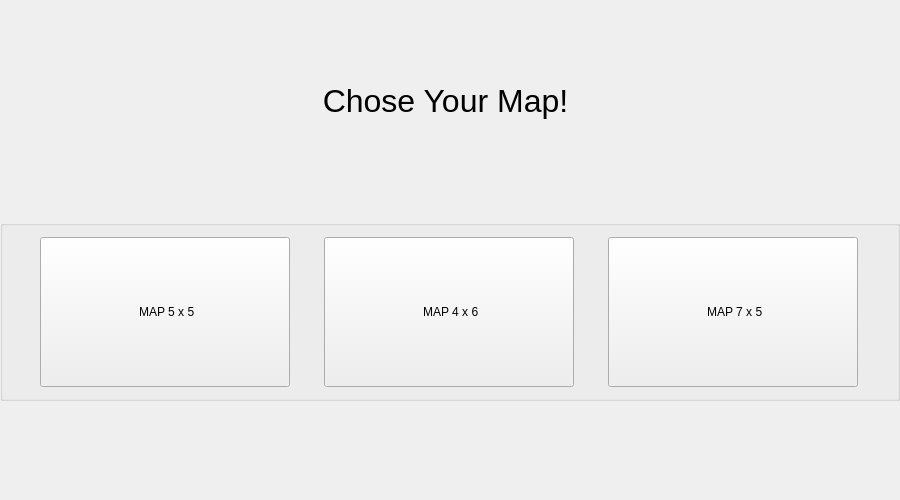
<?xml version="1.0" encoding="UTF-8"?>
<ui version="4.0">
 <class>MapSelectionDialog</class>
 <widget class="QDialog" name="MapSelectionDialog">
  <property name="geometry">
   <rect>
    <x>0</x>
    <y>0</y>
    <width>900</width>
    <height>500</height>
   </rect>
  </property>
  <property name="minimumSize">
   <size>
    <width>900</width>
    <height>500</height>
   </size>
  </property>
  <property name="maximumSize">
   <size>
    <width>900</width>
    <height>500</height>
   </size>
  </property>
  <property name="windowTitle">
   <string>Dialog</string>
  </property>
  <widget class="QGroupBox" name="groupBox">
   <property name="geometry">
    <rect>
     <x>0</x>
     <y>220</y>
     <width>900</width>
     <height>181</height>
    </rect>
   </property>
   <property name="minimumSize">
    <size>
     <width>900</width>
     <height>150</height>
    </size>
   </property>
   <property name="title">
    <string/>
   </property>
   <layout class="QGridLayout" name="gridLayout">
    <item row="0" column="0">
     <widget class="QToolButton" name="map1Btn">
      <property name="minimumSize">
       <size>
        <width>250</width>
        <height>150</height>
       </size>
      </property>
      <property name="text">
       <string> MAP 5 x 5</string>
      </property>
     </widget>
    </item>
    <item row="0" column="1">
     <widget class="QToolButton" name="map2Btn">
      <property name="minimumSize">
       <size>
        <width>250</width>
        <height>150</height>
       </size>
      </property>
      <property name="text">
       <string> MAP 4 x 6</string>
      </property>
     </widget>
    </item>
    <item row="0" column="2">
     <widget class="QToolButton" name="map3Btn">
      <property name="minimumSize">
       <size>
        <width>250</width>
        <height>150</height>
       </size>
      </property>
      <property name="text">
       <string> MAP 7 x 5</string>
      </property>
     </widget>
    </item>
   </layout>
  </widget>
  <widget class="QLabel" name="label">
   <property name="geometry">
    <rect>
     <x>190</x>
     <y>60</y>
     <width>511</width>
     <height>81</height>
    </rect>
   </property>
   <property name="font">
    <font>
     <pointsize>24</pointsize>
    </font>
   </property>
   <property name="text">
    <string>Chose Your Map!</string>
   </property>
   <property name="alignment">
    <set>Qt::AlignmentFlag::AlignCenter</set>
   </property>
  </widget>
 </widget>
 <resources/>
 <connections/>
</ui>
